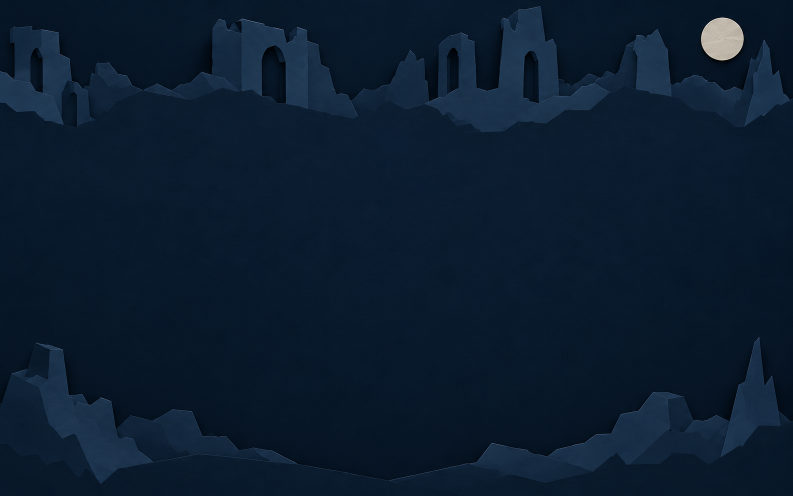
#> input picture Content/paper/battle.png, 1586 x 992 px (shown at 1/2 size)
$ python sheet.py contact ../../Content/paper/battle.png --out out.png
#> lines starting #> are read from the running program, lines starting #| are printed output that depends on the picture
"""Contact sheet / atlas helpers for the Fida portrait pipeline.

  python sheet.py contact <glob-or-dir> --out sheet.png
  python sheet.py atlas   --cells a.png b.png ... --out atlas.png --cell 512
  python sheet.py test    --cells a.png ... --out test.png --cell 64
"""

from __future__ import annotations

import argparse
import glob
import os

import numpy as np
from PIL import Image, ImageDraw, ImageFont


def _font(size: int = 18):
    for name in ("consola.ttf", "arial.ttf", "segoeui.ttf"):
        try:
            return ImageFont.truetype(name, size)
        except OSError:
            continue
    return ImageFont.load_default()


def contact(paths, out, cols=3, cell=420, bg=(28, 30, 34)):
#> called with out = 'out.png', cols = 3, cell = 420, bg = (28, 30, 34)
    if not paths:
        raise SystemExit("no input images")
    rows = (len(paths) + cols - 1) // cols
    pad, cap = 10, 26
    sheet = Image.new("RGB", (cols * (cell + pad) + pad,
                              rows * (cell + cap + pad) + pad), bg)
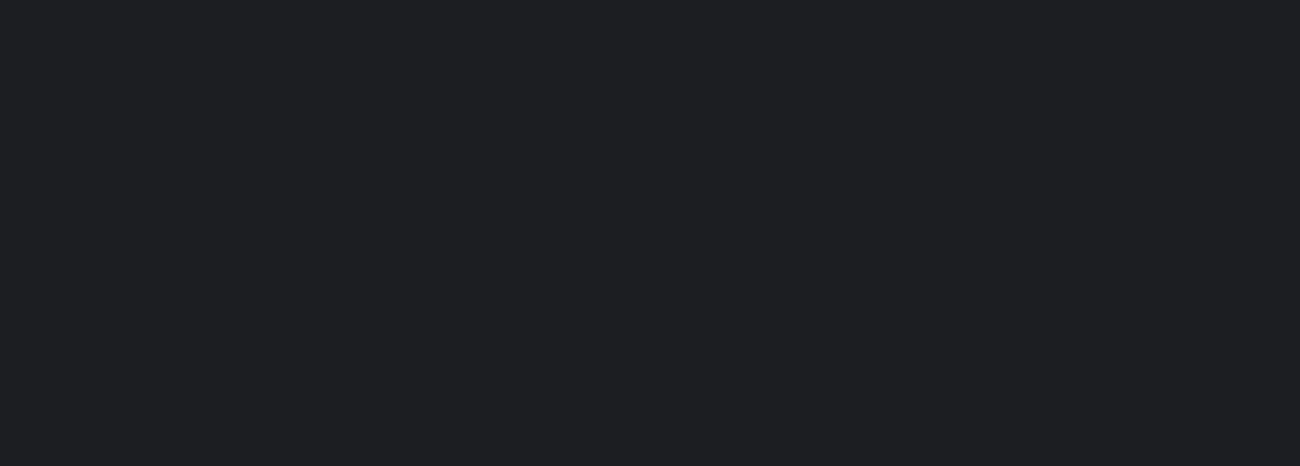
#> sheet: PIL image 1300x466 RGB; mean R, G, B 28, 30, 34
    draw = ImageDraw.Draw(sheet)
    font = _font(16)
    for i, path in enumerate(paths):
        im = Image.open(path).convert("RGB")
#> im is the input picture: PIL image 1586x992 RGB; mean R, G, B 11.4, 28.5, 47.2
        im.thumbnail((cell, cell), Image.LANCZOS)
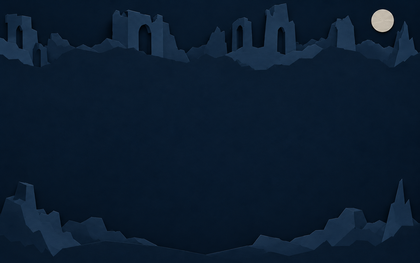
#> im: PIL image 420x263 RGB; mean R, G, B 11.5, 28.5, 47.2
        x = pad + (i % cols) * (cell + pad)
        y = pad + (i // cols) * (cell + cap + pad)
        sheet.paste(im, (x + (cell - im.width) // 2, y + (cell - im.height) // 2))
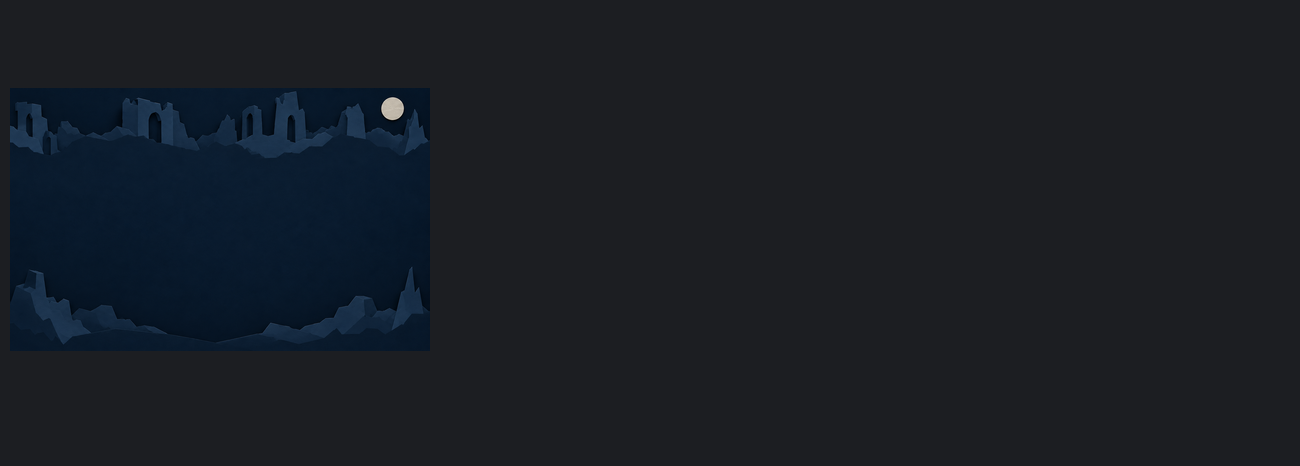
#> sheet: PIL image 1300x466 RGB; mean R, G, B 25, 29.7, 36.4
        draw.text((x + 4, y + cell + 4), os.path.basename(path)[:52],
                  fill=(235, 232, 225), font=font)
    sheet.save(out)
    return out


def atlas(cells, out, cell=512, bg=(0, 0, 0, 0)):
    """Compose 6 RGBA cells into the runtime's 3 x 2 atlas."""
    if len(cells) != 6:
        raise SystemExit(f"atlas needs exactly 6 cells, got {len(cells)}")
    sheet = Image.new("RGBA", (cell * 3, cell * 2), bg)
    for i, path in enumerate(cells):
        im = Image.open(path).convert("RGBA")
        im = im.resize((cell, cell), Image.LANCZOS)
        sheet.paste(im, ((i % 3) * cell, (i // 3) * cell), im)
    sheet.save(out)
    return out


def small_test(cells, out, cell=64, bg=(12, 16, 21, 255)):
    """What the portraits actually look like at in-game size, on the UI charcoal."""
    if len(cells) != 6:
        raise SystemExit(f"test sheet needs exactly 6 cells, got {len(cells)}")
    gap = 26
    sheet = Image.new("RGBA", (6 * (cell + gap) + gap, cell + 2 * gap), bg)
    for i, path in enumerate(cells):
        im = Image.open(path).convert("RGBA")
        im = im.resize((cell, cell), Image.LANCZOS)
        sheet.paste(im, (gap + i * (cell + gap), gap), im)
    sheet.save(out)
    return out


def main():
    ap = argparse.ArgumentParser()
    ap.add_argument("mode", choices=["contact", "atlas", "test"])
    ap.add_argument("inputs", nargs="*")
    ap.add_argument("--glob", default=None)
    ap.add_argument("--out", required=True)
    ap.add_argument("--cell", type=int, default=0)
    ap.add_argument("--cols", type=int, default=3)
    ap.add_argument("--bg", default=None, help="rrggbb background, e.g. F0EBDC")
    args = ap.parse_args()

    paths = list(args.inputs)
    if args.glob:
        paths = sorted(glob.glob(args.glob))
    paths = [p for p in paths if os.path.isfile(p)]

    if args.bg:
        rgb = tuple(int(args.bg[i:i + 2], 16) for i in (0, 2, 4))
        bg = (*rgb, 255)
    else:
        bg = (28, 30, 34)

    if args.mode == "contact":
        contact(paths, args.out, cols=args.cols, cell=args.cell or 420, bg=bg)
    elif args.mode == "atlas":
        atlas(paths, args.out, cell=args.cell or 512)
    else:
        small_test(paths, args.out, cell=args.cell or 64)
    print(args.out)


if __name__ == "__main__":
    main()
